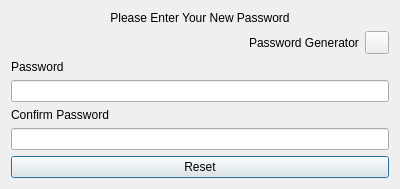
<?xml version="1.0" encoding="UTF-8"?>
<ui version="4.0">
 <class>ResetPassword</class>
 <widget class="QDialog" name="ResetPassword">
  <property name="geometry">
   <rect>
    <x>0</x>
    <y>0</y>
    <width>400</width>
    <height>184</height>
   </rect>
  </property>
  <property name="windowTitle">
   <string>Reset Your Password</string>
  </property>
  <layout class="QVBoxLayout" name="verticalLayout">
   <item>
    <widget class="QLabel" name="lbl_message">
     <property name="text">
      <string>Please Enter Your New Password</string>
     </property>
     <property name="alignment">
      <set>Qt::AlignCenter</set>
     </property>
    </widget>
   </item>
   <item>
    <layout class="QHBoxLayout" name="horizontalLayout_4">
     <item>
      <spacer name="horizontalSpacer">
       <property name="orientation">
        <enum>Qt::Horizontal</enum>
       </property>
       <property name="sizeHint" stdset="0">
        <size>
         <width>40</width>
         <height>20</height>
        </size>
       </property>
      </spacer>
     </item>
     <item>
      <widget class="QLabel" name="lbl_password_generator">
       <property name="text">
        <string>Password Generator</string>
       </property>
      </widget>
     </item>
     <item>
      <widget class="QToolButton" name="tbtn_password_generator">
       <property name="cursor">
        <cursorShape>PointingHandCursor</cursorShape>
       </property>
       <property name="text">
        <string/>
       </property>
      </widget>
     </item>
    </layout>
   </item>
   <item>
    <layout class="QFormLayout" name="formLayout">
     <property name="sizeConstraint">
      <enum>QLayout::SetMinimumSize</enum>
     </property>
     <property name="fieldGrowthPolicy">
      <enum>QFormLayout::ExpandingFieldsGrow</enum>
     </property>
     <property name="rowWrapPolicy">
      <enum>QFormLayout::WrapAllRows</enum>
     </property>
     <item row="0" column="0">
      <widget class="QLabel" name="lbl_password1">
       <property name="text">
        <string>Password</string>
       </property>
      </widget>
     </item>
     <item row="0" column="1">
      <widget class="QLineEdit" name="lnedt_password1"/>
     </item>
     <item row="1" column="0">
      <widget class="QLabel" name="lbl_confirm_password">
       <property name="text">
        <string>Confirm Password</string>
       </property>
      </widget>
     </item>
     <item row="1" column="1">
      <widget class="QLineEdit" name="lnedit_confirm_password"/>
     </item>
    </layout>
   </item>
   <item>
    <layout class="QHBoxLayout" name="horizontalLayout">
     <item>
      <widget class="QPushButton" name="btn_reset">
       <property name="cursor">
        <cursorShape>PointingHandCursor</cursorShape>
       </property>
       <property name="text">
        <string>Reset</string>
       </property>
      </widget>
     </item>
    </layout>
   </item>
  </layout>
 </widget>
 <resources/>
 <connections/>
</ui>
